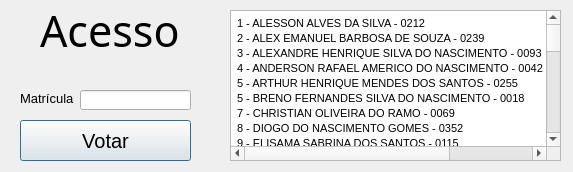
<?xml version="1.0" encoding="UTF-8"?>
<ui version="4.0">
 <class>dialog</class>
 <widget class="QDialog" name="dialog">
  <property name="geometry">
   <rect>
    <x>0</x>
    <y>0</y>
    <width>573</width>
    <height>172</height>
   </rect>
  </property>
  <property name="windowTitle">
   <string>Acesso - Urna Eletrônica</string>
  </property>
  <widget class="QPushButton" name="pushButton">
   <property name="geometry">
    <rect>
     <x>20</x>
     <y>120</y>
     <width>171</width>
     <height>41</height>
    </rect>
   </property>
   <property name="font">
    <font>
     <pointsize>15</pointsize>
    </font>
   </property>
   <property name="text">
    <string>Votar</string>
   </property>
  </widget>
  <widget class="QLineEdit" name="lineEdit">
   <property name="geometry">
    <rect>
     <x>80</x>
     <y>90</y>
     <width>111</width>
     <height>20</height>
    </rect>
   </property>
   <property name="text">
    <string/>
   </property>
  </widget>
  <widget class="QLabel" name="label">
   <property name="geometry">
    <rect>
     <x>20</x>
     <y>90</y>
     <width>61</width>
     <height>16</height>
    </rect>
   </property>
   <property name="font">
    <font>
     <pointsize>10</pointsize>
    </font>
   </property>
   <property name="text">
    <string>Matrícula</string>
   </property>
  </widget>
  <widget class="QLabel" name="label_2">
   <property name="geometry">
    <rect>
     <x>40</x>
     <y>10</y>
     <width>201</width>
     <height>41</height>
    </rect>
   </property>
   <property name="font">
    <font>
     <family>Microsoft YaHei UI Light</family>
     <pointsize>32</pointsize>
    </font>
   </property>
   <property name="text">
    <string>Acesso</string>
   </property>
  </widget>
  <widget class="QTextBrowser" name="textBrowser">
   <property name="geometry">
    <rect>
     <x>230</x>
     <y>10</y>
     <width>331</width>
     <height>151</height>
    </rect>
   </property>
   <property name="maximumSize">
    <size>
     <width>331</width>
     <height>16777215</height>
    </size>
   </property>
   <property name="html">
    <string>&lt;!DOCTYPE HTML PUBLIC &quot;-//W3C//DTD HTML 4.0//EN&quot; &quot;http://www.w3.org/TR/REC-html40/strict.dtd&quot;&gt;
&lt;html&gt;&lt;head&gt;&lt;meta name=&quot;qrichtext&quot; content=&quot;1&quot; /&gt;&lt;style type=&quot;text/css&quot;&gt;
p, li { white-space: pre-wrap; }
&lt;/style&gt;&lt;/head&gt;&lt;body style=&quot; font-family:'MS Shell Dlg 2'; font-size:8.25pt; font-weight:400; font-style:normal;&quot;&gt;
&lt;table border=&quot;0&quot; style=&quot; margin-top:0px; margin-bottom:0px; margin-left:0px; margin-right:0px;&quot; cellspacing=&quot;2&quot; cellpadding=&quot;0&quot;&gt;
&lt;tr&gt;
&lt;td width=&quot;431&quot;&gt;
&lt;p align=&quot;justify&quot; style=&quot; margin-top:12px; margin-bottom:12px; margin-left:0px; margin-right:0px; -qt-block-indent:0; text-indent:0px;&quot;&gt;1 - ALESSON ALVES DA SILVA - 0212&lt;/p&gt;&lt;/td&gt;&lt;/tr&gt;
&lt;tr&gt;
&lt;td&gt;
&lt;p align=&quot;justify&quot; style=&quot; margin-top:12px; margin-bottom:12px; margin-left:0px; margin-right:0px; -qt-block-indent:0; text-indent:0px;&quot;&gt;2 - ALEX EMANUEL BARBOSA DE SOUZA - 0239&lt;/p&gt;&lt;/td&gt;&lt;/tr&gt;
&lt;tr&gt;
&lt;td&gt;
&lt;p align=&quot;justify&quot; style=&quot; margin-top:12px; margin-bottom:12px; margin-left:0px; margin-right:0px; -qt-block-indent:0; text-indent:0px;&quot;&gt;3 - ALEXANDRE HENRIQUE SILVA DO NASCIMENTO - 0093&lt;/p&gt;&lt;/td&gt;&lt;/tr&gt;
&lt;tr&gt;
&lt;td&gt;
&lt;p align=&quot;justify&quot; style=&quot; margin-top:12px; margin-bottom:12px; margin-left:0px; margin-right:0px; -qt-block-indent:0; text-indent:0px;&quot;&gt;4 - ANDERSON RAFAEL AMERICO DO NASCIMENTO - 0042&lt;/p&gt;&lt;/td&gt;&lt;/tr&gt;
&lt;tr&gt;
&lt;td&gt;
&lt;p align=&quot;justify&quot; style=&quot; margin-top:12px; margin-bottom:12px; margin-left:0px; margin-right:0px; -qt-block-indent:0; text-indent:0px;&quot;&gt;5 - ARTHUR HENRIQUE MENDES DOS SANTOS - 0255&lt;/p&gt;&lt;/td&gt;&lt;/tr&gt;
&lt;tr&gt;
&lt;td&gt;
&lt;p align=&quot;justify&quot; style=&quot; margin-top:12px; margin-bottom:12px; margin-left:0px; margin-right:0px; -qt-block-indent:0; text-indent:0px;&quot;&gt;5 - BRENO FERNANDES SILVA DO NASCIMENTO - 0018&lt;/p&gt;&lt;/td&gt;&lt;/tr&gt;
&lt;tr&gt;
&lt;td&gt;
&lt;p align=&quot;justify&quot; style=&quot; margin-top:12px; margin-bottom:12px; margin-left:0px; margin-right:0px; -qt-block-indent:0; text-indent:0px;&quot;&gt;7 - CHRISTIAN OLIVEIRA DO RAMO - 0069&lt;/p&gt;&lt;/td&gt;&lt;/tr&gt;
&lt;tr&gt;
&lt;td&gt;
&lt;p align=&quot;justify&quot; style=&quot; margin-top:12px; margin-bottom:12px; margin-left:0px; margin-right:0px; -qt-block-indent:0; text-indent:0px;&quot;&gt;8 - DIOGO DO NASCIMENTO GOMES - 0352&lt;/p&gt;&lt;/td&gt;&lt;/tr&gt;
&lt;tr&gt;
&lt;td&gt;
&lt;p align=&quot;justify&quot; style=&quot; margin-top:12px; margin-bottom:12px; margin-left:0px; margin-right:0px; -qt-block-indent:0; text-indent:0px;&quot;&gt;9 - ELISAMA SABRINA DOS SANTOS - 0115&lt;/p&gt;&lt;/td&gt;&lt;/tr&gt;
&lt;tr&gt;
&lt;td&gt;
&lt;p align=&quot;justify&quot; style=&quot; margin-top:12px; margin-bottom:12px; margin-left:0px; margin-right:0px; -qt-block-indent:0; text-indent:0px;&quot;&gt;10 - ERICK PEREIRA DE ARAúJO ALVES DOS SANTOS - 0166&lt;/p&gt;&lt;/td&gt;&lt;/tr&gt;
&lt;tr&gt;
&lt;td&gt;
&lt;p align=&quot;justify&quot; style=&quot; margin-top:12px; margin-bottom:12px; margin-left:0px; margin-right:0px; -qt-block-indent:0; text-indent:0px;&quot;&gt;11 - GABRIEL LIMA GONçALVES DA SILVA - 0140&lt;/p&gt;&lt;/td&gt;&lt;/tr&gt;
&lt;tr&gt;
&lt;td&gt;
&lt;p align=&quot;justify&quot; style=&quot; margin-top:12px; margin-bottom:12px; margin-left:0px; margin-right:0px; -qt-block-indent:0; text-indent:0px;&quot;&gt;12 - GASTON ALEXANDRE GOUVEIA - 0190&lt;/p&gt;&lt;/td&gt;&lt;/tr&gt;
&lt;tr&gt;
&lt;td&gt;
&lt;p align=&quot;justify&quot; style=&quot; margin-top:12px; margin-bottom:12px; margin-left:0px; margin-right:0px; -qt-block-indent:0; text-indent:0px;&quot;&gt;13 - GUSTAVO OLAVO NUNES - 0077&lt;/p&gt;&lt;/td&gt;&lt;/tr&gt;
&lt;tr&gt;
&lt;td&gt;
&lt;p align=&quot;justify&quot; style=&quot; margin-top:12px; margin-bottom:12px; margin-left:0px; margin-right:0px; -qt-block-indent:0; text-indent:0px;&quot;&gt;14 - GUSTAVO RODRIGO GOUVEIA - 0107&lt;/p&gt;&lt;/td&gt;&lt;/tr&gt;
&lt;tr&gt;
&lt;td&gt;
&lt;p align=&quot;justify&quot; style=&quot; margin-top:12px; margin-bottom:12px; margin-left:0px; margin-right:0px; -qt-block-indent:0; text-indent:0px;&quot;&gt;15 - HENRIQUE BENJAMIM DE BRITO ROCHA - 0263&lt;/p&gt;&lt;/td&gt;&lt;/tr&gt;
&lt;tr&gt;
&lt;td&gt;
&lt;p align=&quot;justify&quot; style=&quot; margin-top:12px; margin-bottom:12px; margin-left:0px; margin-right:0px; -qt-block-indent:0; text-indent:0px;&quot;&gt;16 - IGOR CANTALICE MENDES - 0271&lt;/p&gt;&lt;/td&gt;&lt;/tr&gt;
&lt;tr&gt;
&lt;td&gt;
&lt;p align=&quot;justify&quot; style=&quot; margin-top:12px; margin-bottom:12px; margin-left:0px; margin-right:0px; -qt-block-indent:0; text-indent:0px;&quot;&gt;17 - ÍTALO HENRIQUE DE LIMA SILVA - 0344&lt;/p&gt;&lt;/td&gt;&lt;/tr&gt;
&lt;tr&gt;
&lt;td&gt;
&lt;p align=&quot;justify&quot; style=&quot; margin-top:12px; margin-bottom:12px; margin-left:0px; margin-right:0px; -qt-block-indent:0; text-indent:0px;&quot;&gt;18 - JEFFERSON MARCELO DA PAIXãO SANTOS - 0417&lt;/p&gt;&lt;/td&gt;&lt;/tr&gt;
&lt;tr&gt;
&lt;td&gt;
&lt;p align=&quot;justify&quot; style=&quot; margin-top:12px; margin-bottom:12px; margin-left:0px; margin-right:0px; -qt-block-indent:0; text-indent:0px;&quot;&gt;19 - JORGE LUIS BENEDITO DE LEMOS - 0310&lt;/p&gt;&lt;/td&gt;&lt;/tr&gt;
&lt;tr&gt;
&lt;td&gt;
&lt;p align=&quot;justify&quot; style=&quot; margin-top:12px; margin-bottom:12px; margin-left:0px; margin-right:0px; -qt-block-indent:0; text-indent:0px;&quot;&gt;20 - JOSE MARIANO BARBOSA JUNIOR - 0131&lt;/p&gt;&lt;/td&gt;&lt;/tr&gt;
&lt;tr&gt;
&lt;td&gt;
&lt;p align=&quot;justify&quot; style=&quot; margin-top:12px; margin-bottom:12px; margin-left:0px; margin-right:0px; -qt-block-indent:0; text-indent:0px;&quot;&gt;21 - KEIZA ANALIZI DA SILVA - 0409&lt;/p&gt;&lt;/td&gt;&lt;/tr&gt;
&lt;tr&gt;
&lt;td&gt;
&lt;p align=&quot;justify&quot; style=&quot; margin-top:12px; margin-bottom:12px; margin-left:0px; margin-right:0px; -qt-block-indent:0; text-indent:0px;&quot;&gt;22 - MARIA CECILIA DOS SANTOS SILVA - 0050&lt;/p&gt;&lt;/td&gt;&lt;/tr&gt;
&lt;tr&gt;
&lt;td&gt;
&lt;p align=&quot;justify&quot; style=&quot; margin-top:12px; margin-bottom:12px; margin-left:0px; margin-right:0px; -qt-block-indent:0; text-indent:0px;&quot;&gt;23 - MARIA ROSA GOMES MORAIS - 0204&lt;/p&gt;&lt;/td&gt;&lt;/tr&gt;
&lt;tr&gt;
&lt;td&gt;
&lt;p align=&quot;justify&quot; style=&quot; margin-top:12px; margin-bottom:12px; margin-left:0px; margin-right:0px; -qt-block-indent:0; text-indent:0px;&quot;&gt;24 - MATHEUS SILVA BEZERRA - 0360&lt;/p&gt;&lt;/td&gt;&lt;/tr&gt;
&lt;tr&gt;
&lt;td&gt;
&lt;p align=&quot;justify&quot; style=&quot; margin-top:12px; margin-bottom:12px; margin-left:0px; margin-right:0px; -qt-block-indent:0; text-indent:0px;&quot;&gt;25 - MIKE RODRIGUES DA SILVA - 0220&lt;/p&gt;&lt;/td&gt;&lt;/tr&gt;
&lt;tr&gt;
&lt;td&gt;
&lt;p align=&quot;justify&quot; style=&quot; margin-top:12px; margin-bottom:12px; margin-left:0px; margin-right:0px; -qt-block-indent:0; text-indent:0px;&quot;&gt;26 - OSNALDO MORAES SILVA - 0085&lt;/p&gt;&lt;/td&gt;&lt;/tr&gt;
&lt;tr&gt;
&lt;td&gt;
&lt;p align=&quot;justify&quot; style=&quot; margin-top:12px; margin-bottom:12px; margin-left:0px; margin-right:0px; -qt-block-indent:0; text-indent:0px;&quot;&gt;27 - PABLO VINICIUS JOSE DA SILVA - 0247&lt;/p&gt;&lt;/td&gt;&lt;/tr&gt;
&lt;tr&gt;
&lt;td&gt;
&lt;p align=&quot;justify&quot; style=&quot; margin-top:12px; margin-bottom:12px; margin-left:0px; margin-right:0px; -qt-block-indent:0; text-indent:0px;&quot;&gt;28 - PAULO HENRIQUE ALVES XIMENES - 0026&lt;/p&gt;&lt;/td&gt;&lt;/tr&gt;
&lt;tr&gt;
&lt;td&gt;
&lt;p align=&quot;justify&quot; style=&quot; margin-top:12px; margin-bottom:12px; margin-left:0px; margin-right:0px; -qt-block-indent:0; text-indent:0px;&quot;&gt;29 - PEDRO ALVES DAMAZIO JUNIOR - 0280&lt;/p&gt;&lt;/td&gt;&lt;/tr&gt;
&lt;tr&gt;
&lt;td&gt;
&lt;p align=&quot;justify&quot; style=&quot; margin-top:12px; margin-bottom:12px; margin-left:0px; margin-right:0px; -qt-block-indent:0; text-indent:0px;&quot;&gt;30 - PEDRO PAULO DE OLIVEIRA MOURA - 0395&lt;/p&gt;&lt;/td&gt;&lt;/tr&gt;
&lt;tr&gt;
&lt;td&gt;
&lt;p align=&quot;justify&quot; style=&quot; margin-top:12px; margin-bottom:12px; margin-left:0px; margin-right:0px; -qt-block-indent:0; text-indent:0px;&quot;&gt;31 - RAYLSON CASSIANO ALVES DA SILVA - 0034&lt;/p&gt;&lt;/td&gt;&lt;/tr&gt;
&lt;tr&gt;
&lt;td&gt;
&lt;p align=&quot;justify&quot; style=&quot; margin-top:12px; margin-bottom:12px; margin-left:0px; margin-right:0px; -qt-block-indent:0; text-indent:0px;&quot;&gt;32 - REYVSON LUCAS LEONIDAS DE ALBUQUERQUE - 0182&lt;/p&gt;&lt;/td&gt;&lt;/tr&gt;
&lt;tr&gt;
&lt;td&gt;
&lt;p align=&quot;justify&quot; style=&quot; margin-top:12px; margin-bottom:12px; margin-left:0px; margin-right:0px; -qt-block-indent:0; text-indent:0px;&quot;&gt;33 - RODRIGO LOPES DE SOUZA - 0158&lt;/p&gt;&lt;/td&gt;&lt;/tr&gt;
&lt;tr&gt;
&lt;td&gt;
&lt;p align=&quot;justify&quot; style=&quot; margin-top:12px; margin-bottom:12px; margin-left:0px; margin-right:0px; -qt-block-indent:0; text-indent:0px;&quot;&gt;34 - ROMARIO ARAUJO CARLOS - 0301&lt;/p&gt;&lt;/td&gt;&lt;/tr&gt;
&lt;tr&gt;
&lt;td&gt;
&lt;p align=&quot;justify&quot; style=&quot; margin-top:12px; margin-bottom:12px; margin-left:0px; margin-right:0px; -qt-block-indent:0; text-indent:0px;&quot;&gt;35 - RUBENS RATES DE ALBUQUERQUE - 0387&lt;/p&gt;&lt;/td&gt;&lt;/tr&gt;
&lt;tr&gt;
&lt;td&gt;
&lt;p align=&quot;justify&quot; style=&quot; margin-top:12px; margin-bottom:12px; margin-left:0px; margin-right:0px; -qt-block-indent:0; text-indent:0px;&quot;&gt;36 - SELTON HENRIQUE DE SOUZA CAMARA - 0336&lt;/p&gt;&lt;/td&gt;&lt;/tr&gt;
&lt;tr&gt;
&lt;td&gt;
&lt;p align=&quot;justify&quot; style=&quot; margin-top:12px; margin-bottom:12px; margin-left:0px; margin-right:0px; -qt-block-indent:0; text-indent:0px;&quot;&gt;37 - VALéRIA BARBOSA DE ARAUJO - 0328&lt;/p&gt;&lt;/td&gt;&lt;/tr&gt;
&lt;tr&gt;
&lt;td&gt;
&lt;p align=&quot;justify&quot; style=&quot; margin-top:12px; margin-bottom:12px; margin-left:0px; margin-right:0px; -qt-block-indent:0; text-indent:0px;&quot;&gt;38 - VINICIUS AUGUSTO ANDRADE ALBUQUERQUE - 0379&lt;/p&gt;&lt;/td&gt;&lt;/tr&gt;
&lt;tr&gt;
&lt;td&gt;
&lt;p align=&quot;justify&quot; style=&quot; margin-top:12px; margin-bottom:12px; margin-left:0px; margin-right:0px; -qt-block-indent:0; text-indent:0px;&quot;&gt;39 - WILLIAM TELES DE ANDRADE JUNIOR - 0123&lt;/p&gt;&lt;/td&gt;&lt;/tr&gt;
&lt;tr&gt;
&lt;td&gt;
&lt;p align=&quot;justify&quot; style=&quot; margin-top:12px; margin-bottom:12px; margin-left:0px; margin-right:0px; -qt-block-indent:0; text-indent:0px;&quot;&gt;40 - WLADSON VASCONCELOS DOS SANTOS - 0298&lt;/p&gt;&lt;/td&gt;&lt;/tr&gt;&lt;/table&gt;&lt;/body&gt;&lt;/html&gt;</string>
   </property>
  </widget>
 </widget>
 <resources/>
 <connections/>
</ui>
